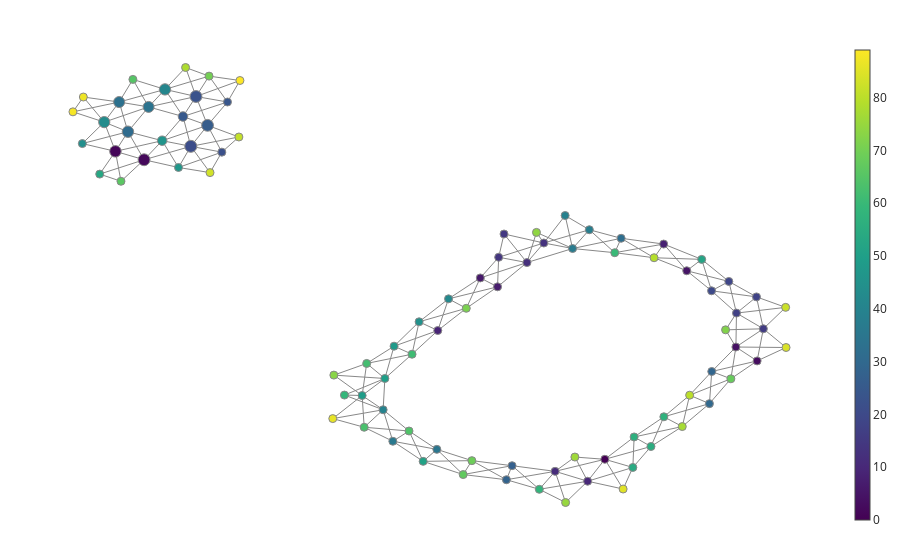

Notebook source saved alongside this figure:
### Code cell
fig = plot_static_mapper_graph(
    pipe, data, node_color_statistic=np.arange(len(node_elements))
)
fig.show(config={'scrollZoom': True})

### Figure 1 — Plotly figure (JSON) as saved in the notebook; plotly's stock layout.template omitted (floating-point values rounded to 4 significant figures; data arrays with more than 128 entries replaced by an {"elided": "..."} marker saying what was removed)
{"data": [{"hoverinfo": "none", "line": {"color": "#888", "width": 1}, "mode": "lines", "name": "edge_trace", "type": "scatter", "uid": "49e2fcca-8d53-4d28-ae1f-e51a7cbd78bb", "x": {"elided": "684 float values"}, "y": {"elided": "684 float values"}}, {"hoverinfo": "text", "hovertext": ["Node ID: 0<br>Pullback set label: 10<br>Partial cluster label: 0<br>Node size: 132<br>Summary statistic: 0", "Node ID: 1<br>Pullback set label: 58<br>Partial cluster label: 0<br>Node size: 398<br>Summary statistic: 1", "Node ID: 2<br>Pullback set label: 59<br>Partial cluster label: 0<br>Node size: 424<br>Summary statistic: 2", "Node ID: 3<br>Pullback set label: 6<br>Partial cluster label: 0<br>Node size: 88<br>Summary statistic: 3", "Node ID: 4<br>Pullback set label: 15<br>Partial cluster label: 0<br>Node size: 122<br>Summary statistic: 4", "Node ID: 5<br>Pullback set label: 44<br>Partial cluster label: 0<br>Node size: 134<br>Summary statistic: 5", "Node ID: 6<br>Pullback set label: 78<br>Partial cluster label: 0<br>Node size: 46<br>Summary statistic: 6", "Node ID: 7<br>Pullback set label: 87<br>Partial cluster label: 0<br>Node size: 128<br>Summary statistic: 7", "Node ID: 8<br>Pullback set label: 54<br>Partial cluster label: 0<br>Node size: 126<br>Summary statistic: 8", "Node ID: 9<br>Pullback set label: 85<br>Partial cluster label: 0<br>Node size: 121<br>Summary statistic: 9", "Node ID: 10<br>Pullback set label: 9<br>Partial cluster label: 0<br>Node size: 91<br>Summary statistic: 10", "Node ID: 11<br>Pullback set label: 19<br>Partial cluster label: 0<br>Node size: 136<br>Summary statistic: 11", "Node ID: 12<br>Pullback set label: 79<br>Partial cluster label: 0<br>Node size: 118<br>Summary statistic: 12", "Node ID: 13<br>Pullback set label: 80<br>Partial cluster label: 0<br>Node size: 115<br>Summary statistic: 13", "Node ID: 14<br>Pullback set label: 88<br>Partial cluster label: 0<br>Node size: 76<br>Summary statistic: 14", "Node ID: 15<br>Pullback set label: 89<br>Partial cluster label: 0<br>Node size: 16<br>Summary statistic: 15", "Node ID: 16<br>Pullback set label: 16<br>Partial cluster label: 0<br>Node size: 118<br>Summary statistic: 16", "Node ID: 17<br>Pullback set label: 25<br>Partial cluster label: 0<br>Node size: 134<br>Summary statistic: 17", "Node ID: 18<br>Pullback set label: 26<br>Partial cluster label: 0<br>Node size: 86<br>Summary statistic: 18", "Node ID: 19<br>Pullback set label: 33<br>Partial cluster label: 0<br>Node size: 35<br>Summary statistic: 19", "Node ID: 20<br>Pullback set label: 34<br>Partial cluster label: 0<br>Node size: 117<br>Summary statistic: 20", "Node ID: 21<br>Pullback set label: 51<br>Partial cluster label: 0<br>Node size: 433<br>Summary statistic: 21", "Node ID: 22<br>Pullback set label: 52<br>Partial cluster label: 0<br>Node size: 16<br>Summary statistic: 22", "Node ID: 23<br>Pullback set label: 31<br>Partial cluster label: 0<br>Node size: 421<br>Summary statistic: 23", "Node ID: 24<br>Pullback set label: 32<br>Partial cluster label: 0<br>Node size: 160<br>Summary statistic: 24", "Node ID: 25<br>Pullback set label: 40<br>Partial cluster label: 0<br>Node size: 272<br>Summary statistic: 25", "Node ID: 26<br>Pullback set label: 41<br>Partial cluster label: 0<br>Node size: 418<br>Summary statistic: 26", "Node ID: 27<br>Pullback set label: 27<br>Partial cluster label: 0<br>Node size: 119<br>Summary statistic: 27", "Node ID: 28<br>Pullback set label: 28<br>Partial cluster label: 0<br>Node size: 76<br>Summary statistic: 28", "Node ID: 29<br>Pullback set label: 5<br>Partial cluster label: 0<br>Node size: 125<br>Summary statistic: 29", "Node ID: 30<br>Pullback set label: 4<br>Partial cluster label: 0<br>Node size: 129<br>Summary statistic: 30", "Node ID: 31<br>Pullback set label: 49<br>Partial cluster label: 0<br>Node size: 392<br>Summary statistic: 31", "Node ID: 32<br>Pullback set label: 63<br>Partial cluster label: 0<br>Node size: 132<br>Summary statistic: 32", "Node ID: 33<br>Pullback set label: 38<br>Partial cluster label: 0<br>Node size: 369<br>Summary statistic: 33", "Node ID: 34<br>Pullback set label: 39<br>Partial cluster label: 0<br>Node size: 363<br>Summary statistic: 34", "Node ID: 35<br>Pullback set label: 45<br>Partial cluster label: 0<br>Node size: 127<br>Summary statistic: 35", "Node ID: 36<br>Pullback set label: 55<br>Partial cluster label: 0<br>Node size: 119<br>Summary statistic: 36", "Node ID: 37<br>Pullback set label: 70<br>Partial cluster label: 0<br>Node size: 118<br>Summary statistic: 37", "Node ID: 38<br>Pullback set label: 71<br>Partial cluster label: 0<br>Node size: 92<br>Summary statistic: 38", "Node ID: 39<br>Pullback set label: 81<br>Partial cluster label: 0<br>Node size: 17<br>Summary statistic: 39", "Node ID: 40<br>Pullback set label: 65<br>Partial cluster label: 0<br>Node size: 135<br>Summary statistic: 40", "Node ID: 41<br>Pullback set label: 30<br>Partial cluster label: 0<br>Node size: 387<br>Summary statistic: 41", "Node ID: 42<br>Pullback set label: 86<br>Partial cluster label: 0<br>Node size: 124<br>Summary statistic: 42", "Node ID: 43<br>Pullback set label: 48<br>Partial cluster label: 0<br>Node size: 378<br>Summary statistic: 43", "Node ID: 44<br>Pullback set label: 57<br>Partial cluster label: 0<br>Node size: 110<br>Summary statistic: 44", "Node ID: 45<br>Pullback set label: 76<br>Partial cluster label: 0<br>Node size: 13<br>Summary statistic: 45", "Node ID: 46<br>Pullback set label: 50<br>Partial cluster label: 0<br>Node size: 269<br>Summary statistic: 46", "Node ID: 47<br>Pullback set label: 60<br>Partial cluster label: 0<br>Node size: 177<br>Summary statistic: 47", "Node ID: 48<br>Pullback set label: 84<br>Partial cluster label: 0<br>Node size: 118<br>Summary statistic: 48", "Node ID: 49<br>Pullback set label: 73<br>Partial cluster label: 0<br>Node size: 89<br>Summary statistic: 49", "Node ID: 50<br>Pullback set label: 74<br>Partial cluster label: 0<br>Node size: 135<br>Summary statistic: 50", "Node ID: 51<br>Pullback set label: 46<br>Partial cluster label: 0<br>Node size: 25<br>Summary statistic: 51", "Node ID: 52<br>Pullback set label: 43<br>Partial cluster label: 0<br>Node size: 6<br>Summary statistic: 52", "Node ID: 53<br>Pullback set label: 68<br>Partial cluster label: 0<br>Node size: 11<br>Summary statistic: 53", "Node ID: 54<br>Pullback set label: 1<br>Partial cluster label: 0<br>Node size: 60<br>Summary statistic: 54", "Node ID: 55<br>Pullback set label: 2<br>Partial cluster label: 0<br>Node size: 122<br>Summary statistic: 55", "Node ID: 56<br>Pullback set label: 11<br>Partial cluster label: 0<br>Node size: 58<br>Summary statistic: 56", "Node ID: 57<br>Pullback set label: 3<br>Partial cluster label: 0<br>Node size: 130<br>Summary statistic: 57", "Node ID: 58<br>Pullback set label: 18<br>Partial cluster label: 0<br>Node size: 65<br>Summary statistic: 58", "Node ID: 59<br>Pullback set label: 66<br>Partial cluster label: 0<br>Node size: 15<br>Summary statistic: 59", "Node ID: 60<br>Pullback set label: 62<br>Partial cluster label: 0<br>Node size: 36<br>Summary statistic: 60", "Node ID: 61<br>Pullback set label: 75<br>Partial cluster label: 0<br>Node size: 63<br>Summary statistic: 61", "Node ID: 62<br>Pullback set label: 83<br>Partial cluster label: 0<br>Node size: 55<br>Summary statistic: 62", "Node ID: 63<br>Pullback set label: 64<br>Partial cluster label: 0<br>Node size: 65<br>Summary statistic: 63", "Node ID: 64<br>Pullback set label: 56<br>Partial cluster label: 0<br>Node size: 69<br>Summary statistic: 64", "Node ID: 65<br>Pullback set label: 29<br>Partial cluster label: 0<br>Node size: 108<br>Summary statistic: 65", "Node ID: 66<br>Pullback set label: 67<br>Partial cluster label: -1<br>Node size: 4<br>Summary statistic: 66", "Node ID: 67<br>Pullback set label: 35<br>Partial cluster label: 0<br>Node size: 131<br>Summary statistic: 67", "Node ID: 68<br>Pullback set label: 14<br>Partial cluster label: 0<br>Node size: 50<br>Summary statistic: 68", "Node ID: 69<br>Pullback set label: 36<br>Partial cluster label: 0<br>Node size: 25<br>Summary statistic: 69", "Node ID: 70<br>Pullback set label: 22<br>Partial cluster label: -1<br>Node size: 4<br>Summary statistic: 70", "Node ID: 71<br>Pullback set label: 77<br>Partial cluster label: 0<br>Node size: 11<br>Summary statistic: 71", "Node ID: 72<br>Pullback set label: 24<br>Partial cluster label: 0<br>Node size: 7<br>Summary statistic: 72", "Node ID: 73<br>Pullback set label: 82<br>Partial cluster label: -1<br>Node size: 4<br>Summary statistic: 73", "Node ID: 74<br>Pullback set label: 69<br>Partial cluster label: 0<br>Node size: 11<br>Summary statistic: 74", "Node ID: 75<br>Pullback set label: 8<br>Partial cluster label: 0<br>Node size: 6<br>Summary statistic: 75", "Node ID: 76<br>Pullback set label: 20<br>Partial cluster label: 0<br>Node size: 15<br>Summary statistic: 76", "Node ID: 77<br>Pullback set label: 12<br>Partial cluster label: 0<br>Node size: 14<br>Summary statistic: 77", "Node ID: 78<br>Pullback set label: 21<br>Partial cluster label: -1<br>Node size: 1<br>Summary statistic: 78", "Node ID: 79<br>Pullback set label: 53<br>Partial cluster label: -1<br>Node size: 4<br>Summary statistic: 79", "Node ID: 80<br>Pullback set label: 13<br>Partial cluster label: 0<br>Node size: 11<br>Summary statistic: 80", "Node ID: 81<br>Pullback set label: 42<br>Partial cluster label: 0<br>Node size: 14<br>Summary statistic: 81", "Node ID: 82<br>Pullback set label: 17<br>Partial cluster label: 0<br>Node size: 8<br>Summary statistic: 82", "Node ID: 83<br>Pullback set label: 61<br>Partial cluster label: -1<br>Node size: 2<br>Summary statistic: 83", "Node ID: 84<br>Pullback set label: 7<br>Partial cluster label: 0<br>Node size: 8<br>Summary statistic: 84", "Node ID: 85<br>Pullback set label: 0<br>Partial cluster label: -1<br>Node size: 4<br>Summary statistic: 85", "Node ID: 86<br>Pullback set label: 72<br>Partial cluster label: -1<br>Node size: 4<br>Summary statistic: 86", "Node ID: 87<br>Pullback set label: 37<br>Partial cluster label: 0<br>Node size: 5<br>Summary statistic: 87", "Node ID: 88<br>Pullback set label: 47<br>Partial cluster label: 0<br>Node size: 6<br>Summary statistic: 88", "Node ID: 89<br>Pullback set label: 23<br>Partial cluster label: -1<br>Node size: 1<br>Summary statistic: 89"], "marker": {"color": [0, 1, 2, 3, 4, 5, 6, 7, 8, 9, 10, 11, 12, 13, 14, 15, 16, 17, 18, 19, 20, 21, 22, 23, 24, 25, 26, 27, 28, 29, 30, 31, 32, 33, 34, 35, 36, 37, 38, 39, 40, 41, 42, 43, 44, 45, 46, 47, 48, 49, 50, 51, 52, 53, 54, 55, 56, 57, 58, 59, 60, 61, 62, 63, 64, 65, 66, 67, 68, 69, 70, 71, 72, 73, 74, 75, 76, 77, 78, 79, 80, 81, 82, 83, 84, 85, 86, 87, 88, 89], "colorbar": {"thickness": 15, "title": {"side": "right", "text": ""}, "xanchor": "left"}, "colorscale": [[0, "#440154"], [0.1111, "#482878"], [0.2222, "#3e4989"], [0.3333, "#31688e"], [0.4444, "#26828e"], [0.5556, "#1f9e89"], [0.6667, "#35b779"], [0.7778, "#6ece58"], [0.8889, "#b5de2b"], [1, "#fde725"]], "line": {"color": "#888", "width": 1}, "opacity": 1, "reversescale": false, "showscale": true, "size": [132, 398, 424, 88, 122, 134, 46, 128, 126, 121, 91, 136, 118, 115, 76, 16, 118, 134, 86, 35, 117, 433, 16, 421, 160, 272, 418, 119, 76, 125, 129, 392, 132, 369, 363, 127, 119, 118, 92, 17, 135, 387, 124, 378, 110, 13, 269, 177, 118, 89, 135, 25, 6, 11, 60, 122, 58, 130, 65, 15, 36, 63, 55, 65, 69, 108, 4, 131, 50, 25, 4, 11, 7, 4, 11, 6, 15, 14, 1, 4, 11, 14, 8, 2, 8, 4, 4, 5, 6, 1], "sizemin": 4, "sizemode": "area", "sizeref": 6.014}, "mode": "markers", "name": "node_trace", "type": "scatter", "uid": "e0b91e94-7f34-4b84-8d7f-d3b501482f28", "x": [2.23, -5.907, -5.431, 4.761, 4.409, 3.591, 0.1588, 0.4456, 3.208, -0.5479, 1.944, 1.403, 0.9347, 1.215, 0.4645, 0.5532, 4.865, 4.418, 4.751, 4.291, 4.004, -4.654, -4.138, -4.568, -4.045, -4.784, -4.375, 0.6871, 0.593, 4.007, 3.969, -5.699, 2.501, -5.845, -5.356, -0.5639, -1.295, 1.693, 1.972, 1.569, -1.456, -5.083, -0.3691, -6.094, -6.457, -0.8586, -5.13, -4.859, -1.275, -1.806, -1.428, -0.7912, 3.84, -6.168, 2.696, 2.996, 2.716, 3.211, 1.14, -2.1, 2.394, -0.9759, -1.73, -1.772, -1.027, -5.617, -5.815, -0.1257, 4.325, 0.01853, -4.351, -0.07415, 4.237, -2.276, 1.093, 1.577, 1.732, 3.517, -4.741, 3.048, 3.64, -3.855, 5.235, -4.335, 5.242, 2.533, -2.294, -6.441, -6.614, -3.837], "y": [-4.236, 3.798, 3.579, -1.669, -1.307, 0.6832, 0.4961, 0.2641, 1.38, -0.8756, -4.808, -4.55, 0.897, 1.408, 1.036, 1.642, -0.8303, -0.421, 0.001535, 0.4046, 0.1603, 3.929, 3.778, 5.229, 5.086, 4.707, 4.477, -4.403, -4.768, -1.945, -2.784, 4.31, 1.53, 5.085, 4.958, -3.977, -3.765, 1.263, 1.753, 2.124, -2.943, 5.415, -0.0494, 4.561, 4.001, -0.6488, 4.076, 3.378, -1.284, -2.571, -2.127, -4.29, 0.9802, 3.205, -4.448, -3.901, -3.653, -3.127, -5.018, -2.56, 1.154, -1.494, -1.735, -3.4, -3.497, 5.676, 3.018, -4.633, -2.136, -4.271, 5.761, -0.2961, -0.8584, -2.04, 1.684, -5.363, -4.177, -3.381, 5.986, 1.023, -2.563, 4.173, -0.2718, 3.244, -1.319, -5.011, -3.174, 5.216, 4.829, 5.647]}], "layout": {"autosize": false, "hovermode": "closest", "margin": {"b": 20, "l": 5, "r": 5, "t": 40}, "showlegend": false, "title": {"text": ""}, "xaxis": {"showgrid": false, "showline": false, "showticklabels": false, "ticks": "", "title": {"text": ""}, "zeroline": false}, "yaxis": {"showgrid": false, "showline": false, "showticklabels": false, "ticks": "", "title": {"text": ""}, "zeroline": false}}}
